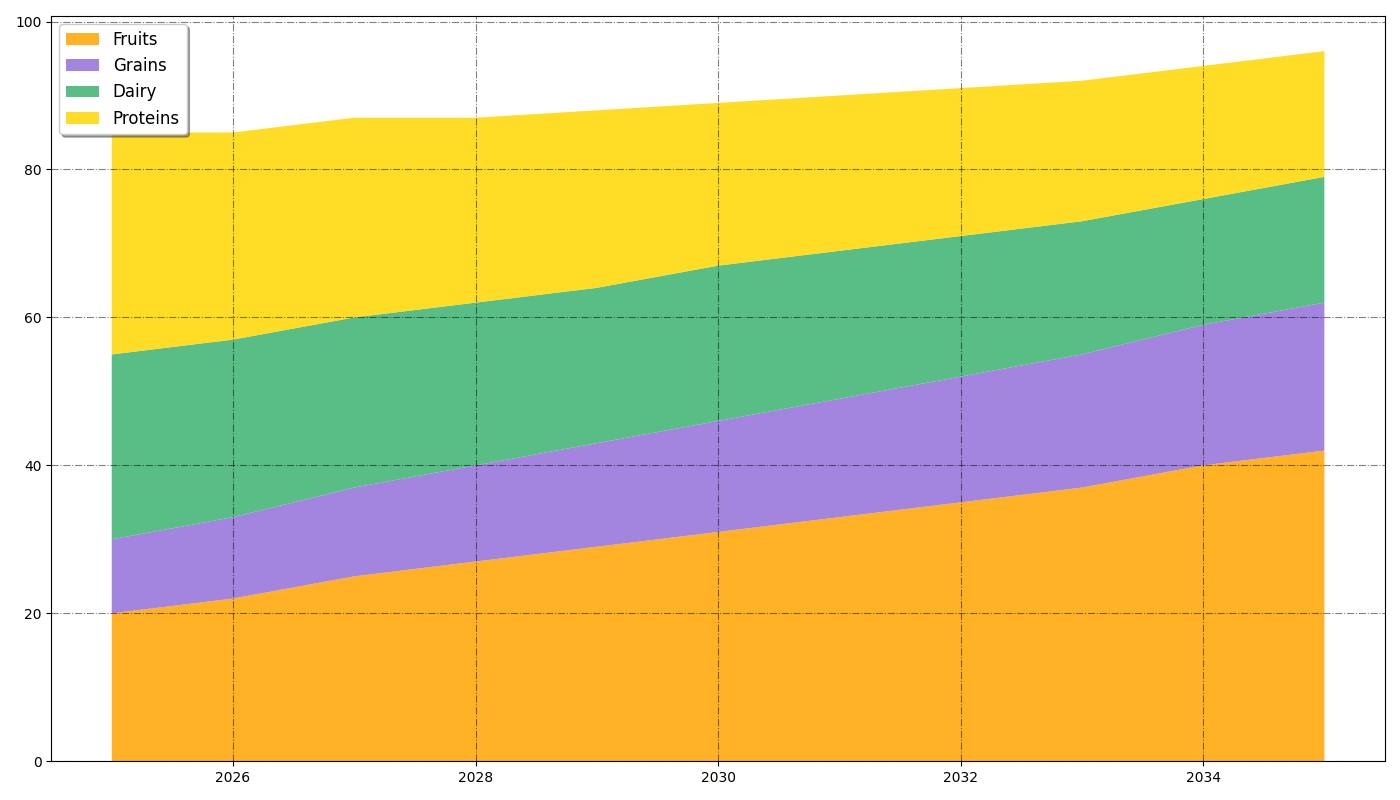

The Python source for this figure:
import matplotlib.pyplot as plt
import numpy as np

years = np.arange(2025, 2036)

fruits = [20, 22, 25, 27, 29, 31, 33, 35, 37, 40, 42]
grains = [10, 11, 12, 13, 14, 15, 16, 17, 18, 19, 20]
dairy = [25, 24, 23, 22, 21, 21, 20, 19, 18, 17, 17]
proteins = [30, 28, 27, 25, 24, 22, 21, 20, 19, 18, 17]

plt.figure(figsize=(14, 8))
plt.stackplot(years, fruits, grains, dairy, proteins, 
              colors=['#FFA500', '#9370DB', '#3CB371', '#FFD700'], alpha=0.85)

plt.grid(True, linestyle='-.', which='major', color='black', alpha=0.5)
plt.legend(['Fruits', 'Grains', 'Dairy', 'Proteins'], loc='upper left', fontsize=12, frameon=True, shadow=True)
plt.tight_layout()
plt.show()
